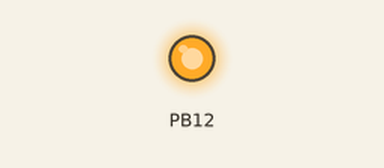
Simulated run of this sketch. Board: STM32 Blue Pill. Shown: output pins drawn as LEDs (lit = HIGH). At 0.0 s the program stops and its outputs stay as they are.

Above: at 0.1 s.
Timing chart, 0 to 1.5 s (numbered marks = the images above):
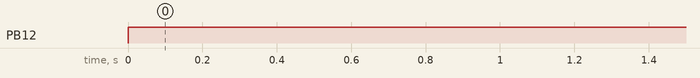

The sketch:

B12_open_drain.ino
```cpp
void setup() {
  // Enable GPIOB clock
  RCC->APB2ENR |= RCC_APB2ENR_IOPBEN;

  // Preload ODR HIGH before switching to output
  GPIOB->BSRR = (1 << 12);  // Set PB12 high in ODR

  // Configure PB12 as open-drain output
  // STM32F1 uses CRH for pins 8..15
  // MODE12 = 0b11 (Output, 50 MHz)
  // CNF12  = 0b01 (Open-drain)
  GPIOB->CRH &= ~(0xF << 16);        // Clear bits for PB12
  GPIOB->CRH |=  ((0b11 | (0b01 << 2)) << 16); // MODE=11, CNF=01

  // Now PB12 is open-drain and released HIGH (external pull-up will pull it up)
  delayMicroseconds(1);

  // Pull LOW
  GPIOB->BSRR = (1 << (12 + 16)); // Reset PB12 (drive low)
  delayMicroseconds(1);
  // Pull up
  GPIOB->BSRR = (1 << 12);  // Set PB12 high in ODR


  while (1) ; // Stop
}

void loop() {}
```

Measured:
- by itself, PB12: LOW → HIGH at 0.00 s
